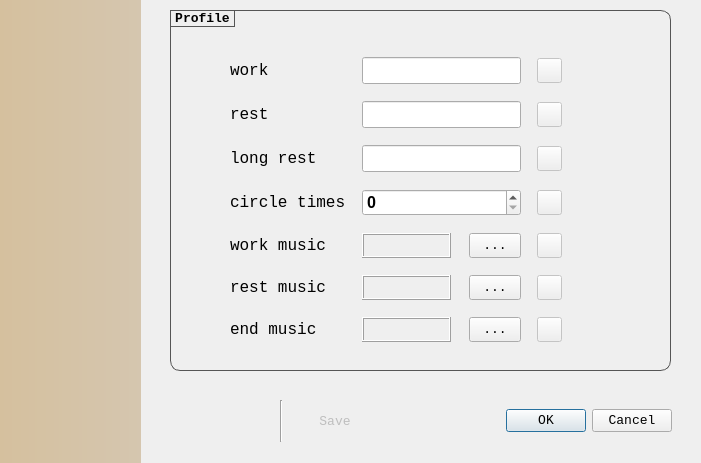
<?xml version="1.0" encoding="UTF-8"?>
<ui version="4.0">
 <class>settings_Dialog</class>
 <widget class="QDialog" name="settings_Dialog">
  <property name="geometry">
   <rect>
    <x>0</x>
    <y>0</y>
    <width>701</width>
    <height>463</height>
   </rect>
  </property>
  <property name="font">
   <font>
    <family>Consolas</family>
    <pointsize>10</pointsize>
    <weight>50</weight>
    <bold>false</bold>
   </font>
  </property>
  <property name="windowTitle">
   <string>Dialog</string>
  </property>
  <property name="styleSheet">
   <string notr="true"/>
  </property>
  <widget class="QListWidget" name="container">
   <property name="geometry">
    <rect>
     <x>0</x>
     <y>0</y>
     <width>141</width>
     <height>463</height>
    </rect>
   </property>
   <property name="focusPolicy">
    <enum>Qt::NoFocus</enum>
   </property>
   <property name="styleSheet">
    <string notr="true">QListWidget {
    background:qlineargradient(spread:pad,x1:1,y1:0,x2:0,y2:0,stop:0 rgb(213,198,175),stop:1 #D5C09E);
}
QListWidget::Item{padding-top:20px; padding-bottom:4px;}
QListWidget::Item:hover{background:skyblue;}
QListWidget::item:selected{background:lightgray; color:red;}
QListWidget::item:selected:!active{border-width:0px; background:lightgreen;}</string>
   </property>
   <property name="frameShape">
    <enum>QFrame::NoFrame</enum>
   </property>
   <property name="frameShadow">
    <enum>QFrame::Plain</enum>
   </property>
  </widget>
  <widget class="QGroupBox" name="groupBox_pr">
   <property name="geometry">
    <rect>
     <x>170</x>
     <y>10</y>
     <width>501</width>
     <height>361</height>
    </rect>
   </property>
   <property name="font">
    <font>
     <family>Consolas</family>
     <pointsize>10</pointsize>
     <weight>75</weight>
     <bold>true</bold>
    </font>
   </property>
   <property name="styleSheet">
    <string notr="true">QGroupBox#groupBox_pr, #groupBox2, #groupBox_2 {
	border-radius: 10px;
	border: 1px solid #555;
}

QGroupBox#groupBox_pr::title {
    border-radius: 10px;
    border: 1px solid #555;
    font-weight: bold;
    color: black;
    subcontrol-origin: margin;
    subcontrol-position: left top;
}</string>
   </property>
   <property name="title">
    <string>Profile</string>
   </property>
   <property name="alignment">
    <set>Qt::AlignLeading|Qt::AlignLeft|Qt::AlignVCenter</set>
   </property>
   <property name="flat">
    <bool>false</bool>
   </property>
   <widget class="QWidget" name="gridLayoutWidget">
    <property name="geometry">
     <rect>
      <x>60</x>
      <y>40</y>
      <width>461</width>
      <height>301</height>
     </rect>
    </property>
    <layout class="QGridLayout" name="gridLayout">
     <property name="leftMargin">
      <number>0</number>
     </property>
     <property name="topMargin">
      <number>0</number>
     </property>
     <property name="horizontalSpacing">
      <number>16</number>
     </property>
     <property name="verticalSpacing">
      <number>10</number>
     </property>
     <item row="0" column="3">
      <spacer name="horizontalSpacer_2">
       <property name="orientation">
        <enum>Qt::Horizontal</enum>
       </property>
       <property name="sizeHint" stdset="0">
        <size>
         <width>100</width>
         <height>20</height>
        </size>
       </property>
      </spacer>
     </item>
     <item row="2" column="0">
      <widget class="QLabel" name="label_3">
       <property name="font">
        <font>
         <family>Consolas</family>
         <pointsize>12</pointsize>
         <weight>50</weight>
         <bold>false</bold>
        </font>
       </property>
       <property name="frameShape">
        <enum>QFrame::NoFrame</enum>
       </property>
       <property name="frameShadow">
        <enum>QFrame::Raised</enum>
       </property>
       <property name="text">
        <string>long rest</string>
       </property>
      </widget>
     </item>
     <item row="4" column="0">
      <widget class="QLabel" name="label_5">
       <property name="font">
        <font>
         <family>Consolas</family>
         <pointsize>12</pointsize>
         <weight>50</weight>
         <bold>false</bold>
        </font>
       </property>
       <property name="frameShape">
        <enum>QFrame::NoFrame</enum>
       </property>
       <property name="frameShadow">
        <enum>QFrame::Raised</enum>
       </property>
       <property name="text">
        <string>work music</string>
       </property>
      </widget>
     </item>
     <item row="1" column="0">
      <widget class="QLabel" name="label_2">
       <property name="font">
        <font>
         <family>Consolas</family>
         <pointsize>12</pointsize>
         <weight>50</weight>
         <bold>false</bold>
        </font>
       </property>
       <property name="frameShape">
        <enum>QFrame::NoFrame</enum>
       </property>
       <property name="frameShadow">
        <enum>QFrame::Raised</enum>
       </property>
       <property name="text">
        <string>rest</string>
       </property>
      </widget>
     </item>
     <item row="4" column="2">
      <widget class="QPushButton" name="w_musicReturn">
       <property name="enabled">
        <bool>false</bool>
       </property>
       <property name="minimumSize">
        <size>
         <width>25</width>
         <height>25</height>
        </size>
       </property>
       <property name="maximumSize">
        <size>
         <width>25</width>
         <height>25</height>
        </size>
       </property>
       <property name="focusPolicy">
        <enum>Qt::NoFocus</enum>
       </property>
       <property name="text">
        <string/>
       </property>
       <property name="icon">
        <iconset>
         <normaloff>../../resources/base/image/profile_panel/arrow-return.png</normaloff>../../resources/base/image/profile_panel/arrow-return.png</iconset>
       </property>
      </widget>
     </item>
     <item row="4" column="1">
      <layout class="QHBoxLayout" name="horizontalLayout">
       <item>
        <widget class="QLabel" name="workShow">
         <property name="sizePolicy">
          <sizepolicy hsizetype="Ignored" vsizetype="Ignored">
           <horstretch>0</horstretch>
           <verstretch>0</verstretch>
          </sizepolicy>
         </property>
         <property name="baseSize">
          <size>
           <width>56</width>
           <height>30</height>
          </size>
         </property>
         <property name="font">
          <font>
           <family>Arial</family>
           <pointsize>10</pointsize>
           <weight>50</weight>
           <bold>false</bold>
          </font>
         </property>
         <property name="frameShape">
          <enum>QFrame::Box</enum>
         </property>
         <property name="frameShadow">
          <enum>QFrame::Raised</enum>
         </property>
         <property name="text">
          <string/>
         </property>
         <property name="alignment">
          <set>Qt::AlignLeading|Qt::AlignLeft|Qt::AlignVCenter</set>
         </property>
        </widget>
       </item>
       <item>
        <spacer name="horizontalSpacer_3">
         <property name="orientation">
          <enum>Qt::Horizontal</enum>
         </property>
         <property name="sizeType">
          <enum>QSizePolicy::Fixed</enum>
         </property>
         <property name="sizeHint" stdset="0">
          <size>
           <width>18</width>
           <height>20</height>
          </size>
         </property>
        </spacer>
       </item>
       <item>
        <widget class="QToolButton" name="workMusicTB">
         <property name="sizePolicy">
          <sizepolicy hsizetype="Maximum" vsizetype="Maximum">
           <horstretch>0</horstretch>
           <verstretch>0</verstretch>
          </sizepolicy>
         </property>
         <property name="minimumSize">
          <size>
           <width>52</width>
           <height>25</height>
          </size>
         </property>
         <property name="font">
          <font>
           <family>Consolas</family>
           <pointsize>10</pointsize>
           <weight>50</weight>
           <bold>false</bold>
          </font>
         </property>
         <property name="text">
          <string>...</string>
         </property>
        </widget>
       </item>
      </layout>
     </item>
     <item row="2" column="2">
      <widget class="QPushButton" name="longReturn">
       <property name="enabled">
        <bool>false</bool>
       </property>
       <property name="minimumSize">
        <size>
         <width>25</width>
         <height>25</height>
        </size>
       </property>
       <property name="maximumSize">
        <size>
         <width>25</width>
         <height>25</height>
        </size>
       </property>
       <property name="focusPolicy">
        <enum>Qt::NoFocus</enum>
       </property>
       <property name="text">
        <string/>
       </property>
       <property name="icon">
        <iconset>
         <normaloff>../../resources/base/image/profile_panel/arrow-return.png</normaloff>../../resources/base/image/profile_panel/arrow-return.png</iconset>
       </property>
      </widget>
     </item>
     <item row="0" column="1">
      <widget class="QLineEdit" name="workEdit">
       <property name="sizePolicy">
        <sizepolicy hsizetype="Maximum" vsizetype="Fixed">
         <horstretch>0</horstretch>
         <verstretch>0</verstretch>
        </sizepolicy>
       </property>
       <property name="minimumSize">
        <size>
         <width>150</width>
         <height>27</height>
        </size>
       </property>
       <property name="maximumSize">
        <size>
         <width>168</width>
         <height>27</height>
        </size>
       </property>
       <property name="font">
        <font>
         <family>Arial</family>
         <pointsize>12</pointsize>
         <weight>75</weight>
         <bold>true</bold>
        </font>
       </property>
       <property name="text">
        <string/>
       </property>
       <property name="maxLength">
        <number>9</number>
       </property>
       <property name="dragEnabled">
        <bool>true</bool>
       </property>
       <property name="readOnly">
        <bool>false</bool>
       </property>
      </widget>
     </item>
     <item row="3" column="0">
      <widget class="QLabel" name="label_4">
       <property name="font">
        <font>
         <family>Consolas</family>
         <pointsize>12</pointsize>
         <weight>50</weight>
         <bold>false</bold>
        </font>
       </property>
       <property name="frameShape">
        <enum>QFrame::NoFrame</enum>
       </property>
       <property name="frameShadow">
        <enum>QFrame::Raised</enum>
       </property>
       <property name="text">
        <string>circle times</string>
       </property>
      </widget>
     </item>
     <item row="1" column="2">
      <widget class="QPushButton" name="restReturn">
       <property name="enabled">
        <bool>false</bool>
       </property>
       <property name="sizePolicy">
        <sizepolicy hsizetype="Minimum" vsizetype="Minimum">
         <horstretch>0</horstretch>
         <verstretch>0</verstretch>
        </sizepolicy>
       </property>
       <property name="minimumSize">
        <size>
         <width>25</width>
         <height>25</height>
        </size>
       </property>
       <property name="maximumSize">
        <size>
         <width>25</width>
         <height>25</height>
        </size>
       </property>
       <property name="focusPolicy">
        <enum>Qt::NoFocus</enum>
       </property>
       <property name="text">
        <string/>
       </property>
       <property name="icon">
        <iconset>
         <normaloff>../../resources/base/image/profile_panel/arrow-return.png</normaloff>../../resources/base/image/profile_panel/arrow-return.png</iconset>
       </property>
      </widget>
     </item>
     <item row="0" column="0">
      <widget class="QLabel" name="label">
       <property name="font">
        <font>
         <family>Consolas</family>
         <pointsize>12</pointsize>
         <weight>50</weight>
         <bold>false</bold>
        </font>
       </property>
       <property name="frameShape">
        <enum>QFrame::NoFrame</enum>
       </property>
       <property name="frameShadow">
        <enum>QFrame::Raised</enum>
       </property>
       <property name="text">
        <string>work</string>
       </property>
      </widget>
     </item>
     <item row="1" column="1">
      <widget class="QLineEdit" name="restEdit">
       <property name="sizePolicy">
        <sizepolicy hsizetype="Maximum" vsizetype="Fixed">
         <horstretch>0</horstretch>
         <verstretch>0</verstretch>
        </sizepolicy>
       </property>
       <property name="minimumSize">
        <size>
         <width>150</width>
         <height>27</height>
        </size>
       </property>
       <property name="maximumSize">
        <size>
         <width>168</width>
         <height>27</height>
        </size>
       </property>
       <property name="font">
        <font>
         <family>Arial</family>
         <pointsize>12</pointsize>
         <weight>75</weight>
         <bold>true</bold>
        </font>
       </property>
       <property name="maxLength">
        <number>9</number>
       </property>
       <property name="dragEnabled">
        <bool>true</bool>
       </property>
      </widget>
     </item>
     <item row="3" column="2">
      <widget class="QPushButton" name="circleReturn">
       <property name="enabled">
        <bool>false</bool>
       </property>
       <property name="minimumSize">
        <size>
         <width>25</width>
         <height>25</height>
        </size>
       </property>
       <property name="maximumSize">
        <size>
         <width>25</width>
         <height>25</height>
        </size>
       </property>
       <property name="focusPolicy">
        <enum>Qt::NoFocus</enum>
       </property>
       <property name="text">
        <string/>
       </property>
       <property name="icon">
        <iconset>
         <normaloff>../../resources/base/image/profile_panel/arrow-return.png</normaloff>../../resources/base/image/profile_panel/arrow-return.png</iconset>
       </property>
      </widget>
     </item>
     <item row="3" column="1">
      <widget class="QSpinBox" name="circleEdit">
       <property name="minimumSize">
        <size>
         <width>150</width>
         <height>27</height>
        </size>
       </property>
       <property name="maximumSize">
        <size>
         <width>168</width>
         <height>27</height>
        </size>
       </property>
       <property name="font">
        <font>
         <family>Arial</family>
         <pointsize>12</pointsize>
         <weight>75</weight>
         <bold>true</bold>
        </font>
       </property>
       <property name="maximum">
        <number>9</number>
       </property>
      </widget>
     </item>
     <item row="5" column="0">
      <widget class="QLabel" name="label_6">
       <property name="font">
        <font>
         <family>Consolas</family>
         <pointsize>12</pointsize>
         <weight>50</weight>
         <bold>false</bold>
        </font>
       </property>
       <property name="frameShape">
        <enum>QFrame::NoFrame</enum>
       </property>
       <property name="frameShadow">
        <enum>QFrame::Raised</enum>
       </property>
       <property name="text">
        <string>rest music</string>
       </property>
      </widget>
     </item>
     <item row="5" column="1">
      <layout class="QHBoxLayout" name="horizontalLayout_2">
       <item>
        <widget class="QLabel" name="restShow">
         <property name="sizePolicy">
          <sizepolicy hsizetype="Ignored" vsizetype="Ignored">
           <horstretch>0</horstretch>
           <verstretch>0</verstretch>
          </sizepolicy>
         </property>
         <property name="font">
          <font>
           <family>Arial</family>
           <pointsize>10</pointsize>
           <weight>50</weight>
           <bold>false</bold>
          </font>
         </property>
         <property name="frameShape">
          <enum>QFrame::Box</enum>
         </property>
         <property name="frameShadow">
          <enum>QFrame::Raised</enum>
         </property>
         <property name="text">
          <string/>
         </property>
         <property name="alignment">
          <set>Qt::AlignLeading|Qt::AlignLeft|Qt::AlignVCenter</set>
         </property>
        </widget>
       </item>
       <item>
        <spacer name="horizontalSpacer_4">
         <property name="orientation">
          <enum>Qt::Horizontal</enum>
         </property>
         <property name="sizeType">
          <enum>QSizePolicy::Fixed</enum>
         </property>
         <property name="sizeHint" stdset="0">
          <size>
           <width>18</width>
           <height>20</height>
          </size>
         </property>
        </spacer>
       </item>
       <item>
        <widget class="QToolButton" name="restMusicTB">
         <property name="sizePolicy">
          <sizepolicy hsizetype="Maximum" vsizetype="Maximum">
           <horstretch>0</horstretch>
           <verstretch>0</verstretch>
          </sizepolicy>
         </property>
         <property name="minimumSize">
          <size>
           <width>52</width>
           <height>25</height>
          </size>
         </property>
         <property name="font">
          <font>
           <family>Consolas</family>
           <pointsize>10</pointsize>
           <weight>50</weight>
           <bold>false</bold>
          </font>
         </property>
         <property name="text">
          <string>...</string>
         </property>
        </widget>
       </item>
      </layout>
     </item>
     <item row="5" column="2">
      <widget class="QPushButton" name="r_musicReturn">
       <property name="enabled">
        <bool>false</bool>
       </property>
       <property name="minimumSize">
        <size>
         <width>25</width>
         <height>25</height>
        </size>
       </property>
       <property name="maximumSize">
        <size>
         <width>25</width>
         <height>25</height>
        </size>
       </property>
       <property name="focusPolicy">
        <enum>Qt::NoFocus</enum>
       </property>
       <property name="text">
        <string/>
       </property>
       <property name="icon">
        <iconset>
         <normaloff>../../resources/base/image/profile_panel/arrow-return.png</normaloff>../../resources/base/image/profile_panel/arrow-return.png</iconset>
       </property>
      </widget>
     </item>
     <item row="2" column="1">
      <widget class="QLineEdit" name="longEdit">
       <property name="minimumSize">
        <size>
         <width>150</width>
         <height>27</height>
        </size>
       </property>
       <property name="maximumSize">
        <size>
         <width>168</width>
         <height>27</height>
        </size>
       </property>
       <property name="font">
        <font>
         <family>Arial</family>
         <pointsize>12</pointsize>
         <weight>75</weight>
         <bold>true</bold>
        </font>
       </property>
       <property name="maxLength">
        <number>9</number>
       </property>
       <property name="dragEnabled">
        <bool>true</bool>
       </property>
      </widget>
     </item>
     <item row="0" column="2">
      <widget class="QPushButton" name="workReturn">
       <property name="enabled">
        <bool>false</bool>
       </property>
       <property name="minimumSize">
        <size>
         <width>25</width>
         <height>25</height>
        </size>
       </property>
       <property name="maximumSize">
        <size>
         <width>25</width>
         <height>25</height>
        </size>
       </property>
       <property name="focusPolicy">
        <enum>Qt::NoFocus</enum>
       </property>
       <property name="text">
        <string/>
       </property>
       <property name="icon">
        <iconset>
         <normaloff>../../resources/base/image/profile_panel/arrow-return.png</normaloff>../../resources/base/image/profile_panel/arrow-return.png</iconset>
       </property>
      </widget>
     </item>
     <item row="6" column="0">
      <widget class="QLabel" name="label_7">
       <property name="font">
        <font>
         <family>Consolas</family>
         <pointsize>12</pointsize>
         <weight>50</weight>
         <bold>false</bold>
        </font>
       </property>
       <property name="frameShape">
        <enum>QFrame::NoFrame</enum>
       </property>
       <property name="frameShadow">
        <enum>QFrame::Raised</enum>
       </property>
       <property name="text">
        <string>end music</string>
       </property>
      </widget>
     </item>
     <item row="6" column="1">
      <layout class="QHBoxLayout" name="horizontalLayout_4">
       <item>
        <widget class="QLabel" name="endShow">
         <property name="sizePolicy">
          <sizepolicy hsizetype="Ignored" vsizetype="Ignored">
           <horstretch>0</horstretch>
           <verstretch>0</verstretch>
          </sizepolicy>
         </property>
         <property name="font">
          <font>
           <family>Arial</family>
           <pointsize>10</pointsize>
           <weight>50</weight>
           <bold>false</bold>
          </font>
         </property>
         <property name="frameShape">
          <enum>QFrame::Box</enum>
         </property>
         <property name="frameShadow">
          <enum>QFrame::Raised</enum>
         </property>
         <property name="text">
          <string/>
         </property>
         <property name="alignment">
          <set>Qt::AlignLeading|Qt::AlignLeft|Qt::AlignVCenter</set>
         </property>
        </widget>
       </item>
       <item>
        <spacer name="horizontalSpacer_5">
         <property name="orientation">
          <enum>Qt::Horizontal</enum>
         </property>
         <property name="sizeType">
          <enum>QSizePolicy::Fixed</enum>
         </property>
         <property name="sizeHint" stdset="0">
          <size>
           <width>18</width>
           <height>20</height>
          </size>
         </property>
        </spacer>
       </item>
       <item>
        <widget class="QToolButton" name="endMusicTB">
         <property name="sizePolicy">
          <sizepolicy hsizetype="Maximum" vsizetype="Maximum">
           <horstretch>0</horstretch>
           <verstretch>0</verstretch>
          </sizepolicy>
         </property>
         <property name="minimumSize">
          <size>
           <width>52</width>
           <height>25</height>
          </size>
         </property>
         <property name="font">
          <font>
           <family>Consolas</family>
           <pointsize>10</pointsize>
           <weight>50</weight>
           <bold>false</bold>
          </font>
         </property>
         <property name="text">
          <string>...</string>
         </property>
        </widget>
       </item>
      </layout>
     </item>
     <item row="6" column="2">
      <widget class="QPushButton" name="e_musicReturn">
       <property name="enabled">
        <bool>false</bool>
       </property>
       <property name="minimumSize">
        <size>
         <width>25</width>
         <height>25</height>
        </size>
       </property>
       <property name="maximumSize">
        <size>
         <width>25</width>
         <height>25</height>
        </size>
       </property>
       <property name="focusPolicy">
        <enum>Qt::NoFocus</enum>
       </property>
       <property name="text">
        <string/>
       </property>
       <property name="icon">
        <iconset>
         <normaloff>../../resources/base/image/profile_panel/arrow-return.png</normaloff>../../resources/base/image/profile_panel/arrow-return.png</iconset>
       </property>
      </widget>
     </item>
     <item row="6" column="3">
      <spacer name="horizontalSpacer">
       <property name="orientation">
        <enum>Qt::Horizontal</enum>
       </property>
       <property name="sizeHint" stdset="0">
        <size>
         <width>40</width>
         <height>20</height>
        </size>
       </property>
      </spacer>
     </item>
    </layout>
   </widget>
  </widget>
  <widget class="QWidget" name="verticalLayoutWidget">
   <property name="geometry">
    <rect>
     <x>440</x>
     <y>400</y>
     <width>232</width>
     <height>41</height>
    </rect>
   </property>
   <layout class="QVBoxLayout" name="verticalLayout">
    <item>
     <widget class="QDialogButtonBox" name="buttonBox">
      <property name="font">
       <font>
        <family>Consolas</family>
        <pointsize>10</pointsize>
        <weight>50</weight>
        <bold>false</bold>
       </font>
      </property>
      <property name="standardButtons">
       <set>QDialogButtonBox::Cancel|QDialogButtonBox::Ok</set>
      </property>
      <property name="centerButtons">
       <bool>false</bool>
      </property>
     </widget>
    </item>
   </layout>
  </widget>
  <widget class="QWidget" name="horizontalLayoutWidget_3">
   <property name="geometry">
    <rect>
     <x>170</x>
     <y>400</y>
     <width>211</width>
     <height>42</height>
    </rect>
   </property>
   <layout class="QHBoxLayout" name="horizontalLayout_3">
    <item>
     <widget class="QPushButton" name="plusButton">
      <property name="sizePolicy">
       <sizepolicy hsizetype="Fixed" vsizetype="Fixed">
        <horstretch>0</horstretch>
        <verstretch>0</verstretch>
       </sizepolicy>
      </property>
      <property name="minimumSize">
       <size>
        <width>0</width>
        <height>34</height>
       </size>
      </property>
      <property name="maximumSize">
       <size>
        <width>40</width>
        <height>34</height>
       </size>
      </property>
      <property name="font">
       <font>
        <pointsize>9</pointsize>
       </font>
      </property>
      <property name="styleSheet">
       <string notr="true">QPushButton#plusButton {
	border: none;
}</string>
      </property>
      <property name="text">
       <string/>
      </property>
      <property name="icon">
       <iconset>
        <normaloff>../../resources/base/image/profile_panel/plus-circle.png</normaloff>../../resources/base/image/profile_panel/plus-circle.png</iconset>
      </property>
      <property name="iconSize">
       <size>
        <width>32</width>
        <height>32</height>
       </size>
      </property>
     </widget>
    </item>
    <item>
     <widget class="QPushButton" name="minusButton">
      <property name="sizePolicy">
       <sizepolicy hsizetype="Fixed" vsizetype="Fixed">
        <horstretch>0</horstretch>
        <verstretch>0</verstretch>
       </sizepolicy>
      </property>
      <property name="minimumSize">
       <size>
        <width>40</width>
        <height>34</height>
       </size>
      </property>
      <property name="maximumSize">
       <size>
        <width>40</width>
        <height>34</height>
       </size>
      </property>
      <property name="styleSheet">
       <string notr="true">QPushButton#minusButton {
	border: none;
}</string>
      </property>
      <property name="text">
       <string/>
      </property>
      <property name="icon">
       <iconset>
        <normaloff>../../resources/base/image/profile_panel/minus-circle.png</normaloff>../../resources/base/image/profile_panel/minus-circle.png</iconset>
      </property>
      <property name="iconSize">
       <size>
        <width>32</width>
        <height>32</height>
       </size>
      </property>
     </widget>
    </item>
    <item>
     <widget class="Line" name="line">
      <property name="frameShadow">
       <enum>QFrame::Sunken</enum>
      </property>
      <property name="lineWidth">
       <number>1</number>
      </property>
      <property name="orientation">
       <enum>Qt::Vertical</enum>
      </property>
     </widget>
    </item>
    <item>
     <widget class="QPushButton" name="saveButton">
      <property name="enabled">
       <bool>false</bool>
      </property>
      <property name="sizePolicy">
       <sizepolicy hsizetype="Fixed" vsizetype="Fixed">
        <horstretch>0</horstretch>
        <verstretch>0</verstretch>
       </sizepolicy>
      </property>
      <property name="minimumSize">
       <size>
        <width>0</width>
        <height>34</height>
       </size>
      </property>
      <property name="maximumSize">
       <size>
        <width>80</width>
        <height>34</height>
       </size>
      </property>
      <property name="font">
       <font>
        <family>Consolas</family>
        <pointsize>10</pointsize>
        <weight>50</weight>
        <bold>false</bold>
       </font>
      </property>
      <property name="styleSheet">
       <string notr="true"/>
      </property>
      <property name="text">
       <string>Save</string>
      </property>
      <property name="icon">
       <iconset>
        <normaloff>../../resources/base/image/profile_panel/disk-return.png</normaloff>../../resources/base/image/profile_panel/disk-return.png</iconset>
      </property>
      <property name="iconSize">
       <size>
        <width>16</width>
        <height>16</height>
       </size>
      </property>
      <property name="checkable">
       <bool>false</bool>
      </property>
      <property name="checked">
       <bool>false</bool>
      </property>
      <property name="default">
       <bool>false</bool>
      </property>
      <property name="flat">
       <bool>true</bool>
      </property>
     </widget>
    </item>
   </layout>
  </widget>
 </widget>
 <tabstops>
  <tabstop>workEdit</tabstop>
  <tabstop>restEdit</tabstop>
  <tabstop>circleEdit</tabstop>
  <tabstop>longEdit</tabstop>
  <tabstop>workMusicTB</tabstop>
  <tabstop>restMusicTB</tabstop>
  <tabstop>saveButton</tabstop>
  <tabstop>plusButton</tabstop>
  <tabstop>minusButton</tabstop>
  <tabstop>container</tabstop>
 </tabstops>
 <resources/>
 <connections>
  <connection>
   <sender>buttonBox</sender>
   <signal>rejected()</signal>
   <receiver>settings_Dialog</receiver>
   <slot>close()</slot>
   <hints>
    <hint type="sourcelabel">
     <x>624</x>
     <y>407</y>
    </hint>
    <hint type="destinationlabel">
     <x>683</x>
     <y>352</y>
    </hint>
   </hints>
  </connection>
 </connections>
</ui>
